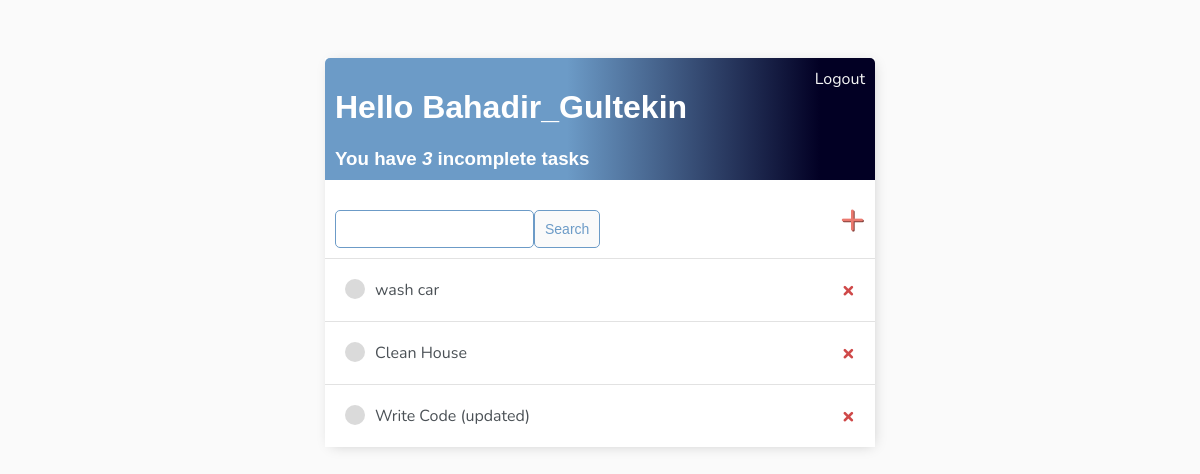
Before: / (signed in) with the older database file.
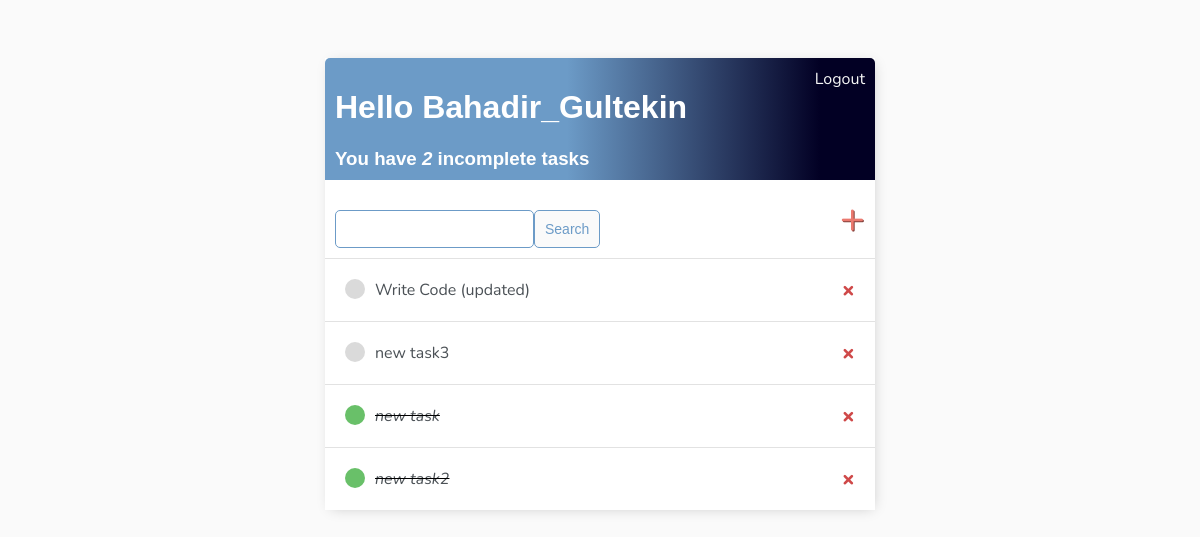
After: the same page with the newer database file.
### base/models.py (models this page shows)
class Task(models.Model):
    user = models.ForeignKey(User, on_delete=models.CASCADE, blank=True, null=True)
    title = models.CharField(max_length = 200)
    description = models.TextField(blank=True, null=True)
    complete = models.BooleanField(default=False)
    created = models.DateTimeField(auto_now_add=True)
    def __str__(self):
        return self.title
    class Meta:
        ordering = ['complete']

### base/views.py (the view)
# urls.py: path('', TaskList.as_view(), name = 'tasks'),
class TaskList(LoginRequiredMixin, ListView): # return back a template with a query set data
    model = Task
    context_object_name = 'tasks'
    def get_context_data(self, **kwargs):
        context = super().get_context_data(**kwargs)
        context['tasks'] = context['tasks'].filter(user=self.request.user)
        context['count'] = context['tasks'].filter(complete=False).count()
        search_input = self.request.GET.get('search-area') or ''
        if search_input:
            context['tasks'] = context['tasks'].filter(title__startswith = search_input)
        context['search_input'] = search_input
        return context

### base/templates/base/task_list.html
{% extends 'base/main.html' %}
{% block content %}
    <div class="header-bar">
        <div>
            <h1>Hello {{request.user|title}}</h1>
            <h3 style="margin: 0%;">You have <i>{{count}}</i> incomplete task{{ count|pluralize:"s" }}</h3>
        </div>
        {% if request.user.is_authenticated %}
        <a id="a-logout" href="{% url 'logout' %}">Logout</a>
        {% else %}
        <a href="{%url 'login' %}">Login</a>
        {%endif%}
    </div>
    <div id="search-add-wrapper">
        <form method="GET" style="margin-top: 20px; display: flex; ">
            <input type="text" name="search-area" value="{{search_input}}">
            <input class="button" type="submit" value="Search">
        </form>
        <a id="task-add-link" href="{% url 'task-create' %}">&#x2b;</a>
    </div>
    <div class="task-items-wrapper">
        {% for task in tasks %}
        <div class="task-wrapper">
            {% if task.complete %}
                <div class="task-title">
                    <div class="task-complete-icon"></div>
                    <i><s><a href="{% url 'task-update' task.id %}">{{task}}</a></s></i>
                </div>
                <a class="delete-link" href="{% url 'task-delete' task.id %}">&#215;</a>
            {%else%}
                <div class="task-title">
                    <div class="task-incomplete-icon"></div>
                    <a href="{% url 'task-update' task.id %}">{{task}}</a>
                </div>
                <a class="delete-link" href="{% url 'task-delete' task.id %}">&#215;</a>
            {% endif %}
        </div>
        {% empty %}
        <h3>No items in list</h3>
    {%endfor%}
    </div>
{% endblock content %}

### base/templates/base/main.html (shortened to what this page needs)
<!DOCTYPE html>
<html lang="en">
<head>
</head>
<body>
    <div class="container">
        {% block content %}
        {% endblock content %}
    </div>
</body>
</html>

### base/templates/base/main.html (style rules this page uses)
body { background-color: #FAFAFA; font-family: 'Nunito', sans-serif; padding-top: 50px; }
h1, h2, h3, h4, h5 { font-family: 'Raleway', sans-serif; }
a, p { color: #4b5156; }
.container { max-width: 550px; margin: auto; background-color: #fff; -webkit-box-shadow: 2px 2px 13px -4px rgba(0,0,0,0.21); box-shadow: 2px 2px 13px -4px rgba(0,0,0,0.21); }
.header-bar { display: flex; justify-content: space-between; color: #fff; padding: 10px; border-radius: 5px 5px 0 0; background: linear-gradient(90deg, rgba(108,155,199,1) 44%, rgba(2,0,36,1) 90%); }
.header-bar a { color: rgb(247,247,247); text-decoration: none; }
.task-wrapper { display: flex; align-items: center; justify-content: space-between; padding: 20px; background-color: #fff; border-top: 1px solid rgb(226, 226 , 226); }
.task-title { display: flex; }
.task-title a { text-decoration: none; color: #4b5156; margin-left: 10px; }
.task-complete-icon { height: 20px; width: 20px; background-color: rgb(105, 192, 105); border-radius: 50%; }
.task-incomplete-icon { height: 20px; width: 20px; background-color: rgb(218, 218, 218); border-radius: 50%; }
.delete-link { text-decoration: none; font-weight: 900; color: #cf4949; font-size: 22px; line-height: 0; transition-duration: 0.2s; }
#search-add-wrapper { display: flex; justify-content: space-between; align-items: center; padding: 10px; }
#task-add-link { color: #EB796F; text-decoration: none; font-size: 42px; text-shadow: 1px 1px #81413b; transition-duration: 0.4s; }
#a-logout { transition-duration: 0.2s; }
input[type=text], input[type=password], textarea { border: 1px solid rgba(108,155,199,1); border-radius: 5px; padding: 10px; width: 90%; }
.button { border: 1px solid rgba(108,155,199,1); background-color: #FAFAFA; color: rgba(108,155,199,1); padding: 10px; font-size: 14px; border-radius: 5px; cursor: pointer; text-decoration: none; transition-duration: 0.4s; }

Changed rows visible on the page:
removed Task: title "wash car"
removed Task: title "Clean House"
added Task: title "new task3"
added Task: title "new task"
added Task: title "new task2"
Other visible differences:
{{ count }}: "3" → "2"
